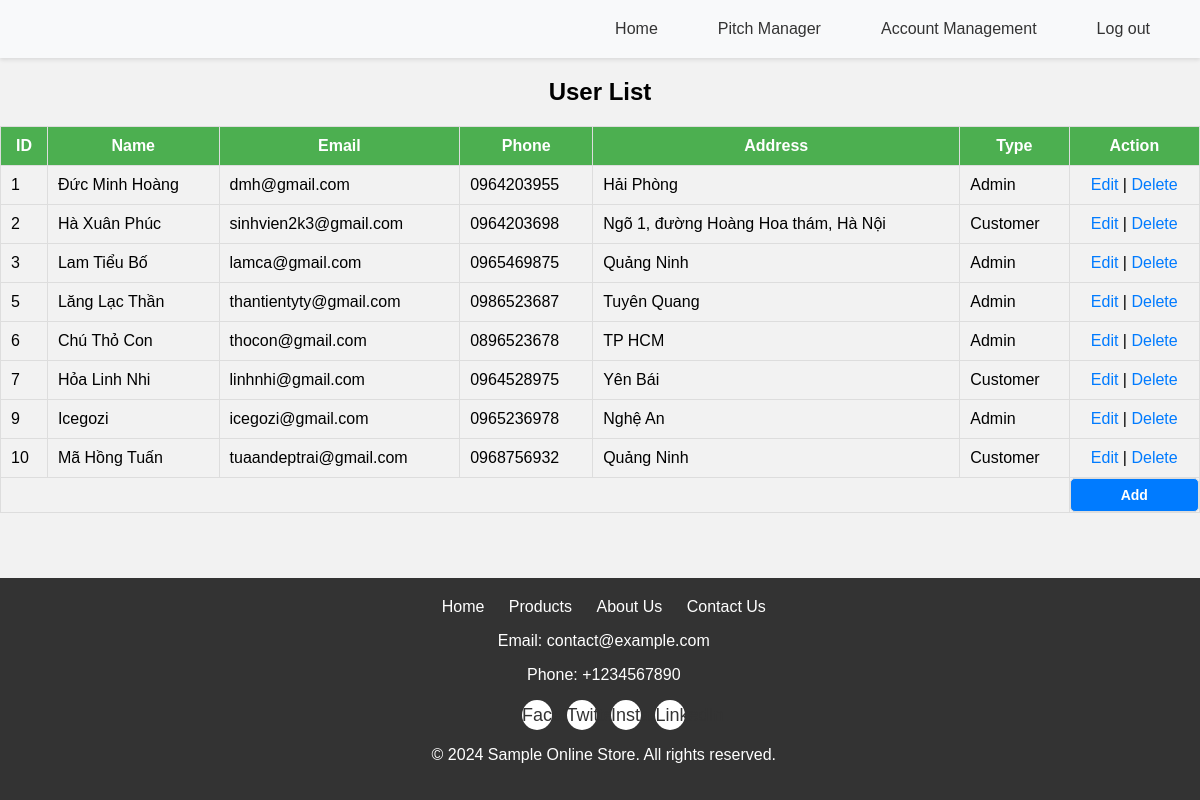
Screenshot of /GUI/dashboard_admin.php?pg=accountManage (signed in) with the database file from the repository.
### tables this page shows
CREATE TABLE `users` (
  `id` bigint(20) UNSIGNED NOT NULL,
  `name` varchar(255) NOT NULL,
  `phone` varchar(10) DEFAULT NULL,
  `email` varchar(50) NOT NULL,
  `password` varchar(264) DEFAULT NULL,
  `address` varchar(255) DEFAULT NULL,
  `type` bigint(20) NOT NULL DEFAULT 2,
  `remember_token` varchar(100) DEFAULT NULL,
  `created_at` timestamp NOT NULL DEFAULT current_timestamp(),
  `updated_at` timestamp NULL DEFAULT NULL ON UPDATE current_timestamp()
);

CREATE TABLE `user_types` (
  `id` bigint(20) NOT NULL,
  `name` varchar(255) NOT NULL,
  `created_at` timestamp NOT NULL DEFAULT current_timestamp(),
  `updated_at` timestamp NULL DEFAULT NULL ON UPDATE current_timestamp()
);

### DAL/connect_database.php (called while the page is built)
<?php
function getConnection() {
    $host = "localhost";
    $db_name = "quan_ly_san_bong";
    $username = "root";
    $password = "";
    try {
        $conn = new mysqli($host, $username, $password, $db_name);
        return $conn;
    } catch(PDOException $exception) {
        echo "Connection error: " . $exception->getMessage();
        return null;
    }
}

### BLL/UserService.php (called while the page is built, shortened)
<?php
require_once __DIR__ . '/../DAL/UserRepository.php';
class UserService {
    private $userRepository;
    public function __construct() {
        $this->userRepository = new UserRepository();
    }
    public function getAllUsers() {
    return $this->userRepository->findAllUsers();
}
    public function findNameType($id){
        return $this->userRepository->findNameTypebyId($id);
    }
}

### DAL/UserRepository.php (called while the page is built, shortened)
<?php
require_once __DIR__ . '/connect_database.php';
class UserRepository {
    private $conn;
    public function __construct() {
        $this->conn = getConnection();
    }
    public function findAllUsers() {
    $sql = "SELECT * FROM users";
    $result = $this->conn->query($sql);
    $users = [];
    if ($result->num_rows > 0) {
        while ($row = $result->fetch_assoc()) {
            $users[] = $row;
        }
    }
    return $users;
}
public function findNameTypebyId($id){
    $sql = "SELECT name FROM user_types WHERE id = $id" ;
    $typeName = $this->conn->query($sql);
    if($typeName->num_rows>0){
        $result = $typeName->fetch_assoc();
        return $result['name'];
    }
    return null;
}
}

### GUI/accountManage.php (the view, shortened to what this page needs)
<?php
require_once __DIR__ . '/../BLL/UserService.php';
$userService = new UserService();
$users = $userService->getAllUsers();
?>
<!DOCTYPE html>
<html lang="en">
<head>
    <link rel="stylesheet" href="css/accountManage.css?v= <?php echo time() ?>">
</head>
<body>
    <h2>User List</h2>
    <table border="1">
        <tr>
            <th>ID</th>
            <th>Name</th>
            <th>Email</th>
            <th>Phone</th>
            <th>Address</th>
            <th>Type</th>
            <th>Action</th>
        </tr>
        <?php foreach ($users as $user): ?>
        <tr>
            <td><?php echo $user['id']; ?></td>
            <td><?php echo $user['name']; ?></td>
            <td><?php echo $user['email']; ?></td>
            <td><?php echo $user['phone']; ?></td>
            <td><?php echo $user['address']; ?></td>
            <td><?php echo $userService->findNameType( $user['type'])?></td>
            <td class="usecase">
                <a href="editAdmin.php?action=edit&id=<?php echo $user['id']; ?>">Edit</a> |
                <a href="accountManage.php?action=delete&id=<?php echo $user['id']; ?>"
                    onclick="return confirm('Are you sure?')">Delete</a>
            </td>
        </tr>
        <?php endforeach; ?>
        <tr>
            <td colspan="6"></td>
            <td class="addUser">
                <a href="addUser.php">Add</a>
            </td>
        </tr>
    </table>
</body>
</html>

### GUI/css/accountManage.css (style rules this page uses)
body { font-family: Arial, sans-serif; background-color: #f2f2f2; margin: 0; padding: 20px; }
h2 { text-align: center; margin-bottom: 20px; }
table { width: 100%; border-collapse: collapse; margin-bottom: 20px; }
table, th, td { border: 1px solid #ddd; }
th, td { padding: 10px; text-align: left; }
tr:nth-child(even) { background-color: #f2f2f2; }
th { background-color: #4CAF50; color: white; text-align: center; }
a { text-decoration: none; color: #007bff; }
.usecase { text-align: center; }
.addUser { display: flex; justify-content: center; align-items: center; background-color: #007bff; color: white; padding: 8px 15px; border-radius: 5px; text-decoration: none; font-weight: bold; font-size: 14px; transition: background-color 0.3s; height: 100%; }
.addUser a { color: white; text-decoration: none; width: 100%; text-align: center; }

### GUI/css/footer.css (style rules this page uses)
body { margin: 0; padding: 0; font-family: Arial, sans-serif; display: flex; flex-direction: column; min-height: 100vh; }

### rows the page displays
users: id "1", name "Đức Minh Hoàng", email "dmh@gmail.com", phone "0964203955", address "Hải Phòng", type.name "Admin"
users: id "2", name "Hà Xuân Phúc", email "sinhvien2k3@gmail.com", phone "0964203698", address "Ngõ 1, đường Hoàng Hoa thám, Hà Nội", type.name "Customer"
users: id "3", name "Lam Tiểu Bố", email "lamca@gmail.com", phone "0965469875", address "Quảng Ninh", type.name "Admin"
users: id "5", name "Lăng Lạc Thần", email "thantientyty@gmail.com", phone "0986523687", address "Tuyên Quang", type.name "Admin"
users: id "6", name "Chú Thỏ Con", email "thocon@gmail.com", phone "0896523678", address "TP HCM", type.name "Admin"
users: id "7", name "Hỏa Linh Nhi", email "linhnhi@gmail.com", phone "0964528975", address "Yên Bái", type.name "Customer"
users: id "9", name "Icegozi", email "icegozi@gmail.com", phone "0965236978", address "Nghệ An", type.name "Admin"
users: id "10", name "Mã Hồng Tuấn", email "tuaandeptrai@gmail.com", phone "0968756932", address "Quảng Ninh", type.name "Customer"
